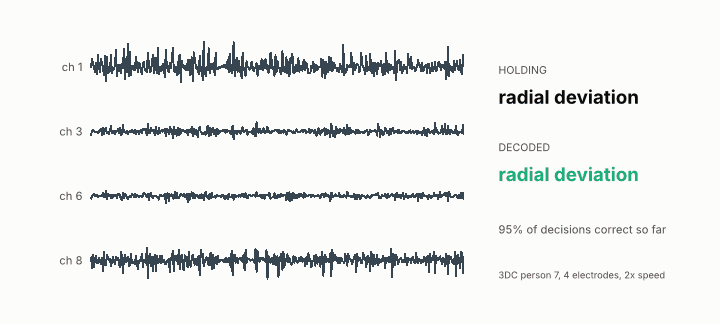
#> input picture docs/figures/demo.gif, 720 x 324 px
$ python render_social_preview.py
#> lines starting #> are read from the running program, lines starting #| are printed output that depends on the picture
"""Render docs/figures/social-preview.png (1280x640), for the repo's Settings > Social preview.

    python scripts/render_social_preview.py

Uses a frame of docs/figures/demo.gif, so render that first.
"""

from __future__ import annotations

from pathlib import Path

from PIL import Image, ImageDraw, ImageFont

ROOT = Path(__file__).resolve().parents[1]
GIF = ROOT / "docs" / "figures" / "demo.gif"
OUT = ROOT / "docs" / "figures" / "social-preview.png"
SURFACE, INK, INK2 = "#fcfcfb", "#0b0b0b", "#52514e"
FRAME = 60  # electrodes all healthy, decoder correct


def font(size: int, bold: bool = False) -> ImageFont.FreeTypeFont | ImageFont.ImageFont:
    import matplotlib

    name = "DejaVuSans-Bold.ttf" if bold else "DejaVuSans.ttf"
    path = Path(matplotlib.get_data_path()) / "fonts" / "ttf" / name
    return ImageFont.truetype(str(path), size)


def main() -> None:
    gif = Image.open(GIF)
#> gif is the input picture: PIL image 720x324 P; mean R, G, B 239, 240.3, 239.7
    gif.seek(FRAME)
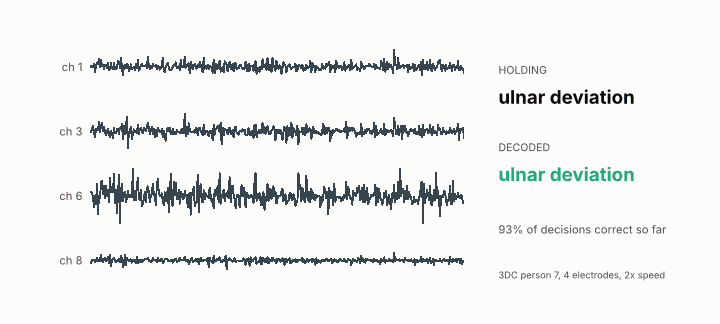
#> gif: PIL image 720x324 RGB; mean R, G, B 239.3, 240.5, 239.9
    frame = gif.convert("RGB")
    frame = frame.crop((0, 30, frame.width, frame.height - 30))  # trim empty margins
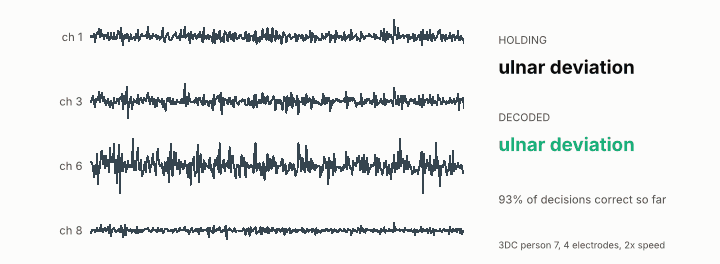
#> frame: PIL image 720x264 RGB; mean R, G, B 236.4, 237.9, 237.4
    canvas = Image.new("RGB", (1280, 640), SURFACE)
    height = 400
    width = round(frame.width * height / frame.height)
#> width = 1091
    frame = frame.resize((width, height), Image.Resampling.LANCZOS)
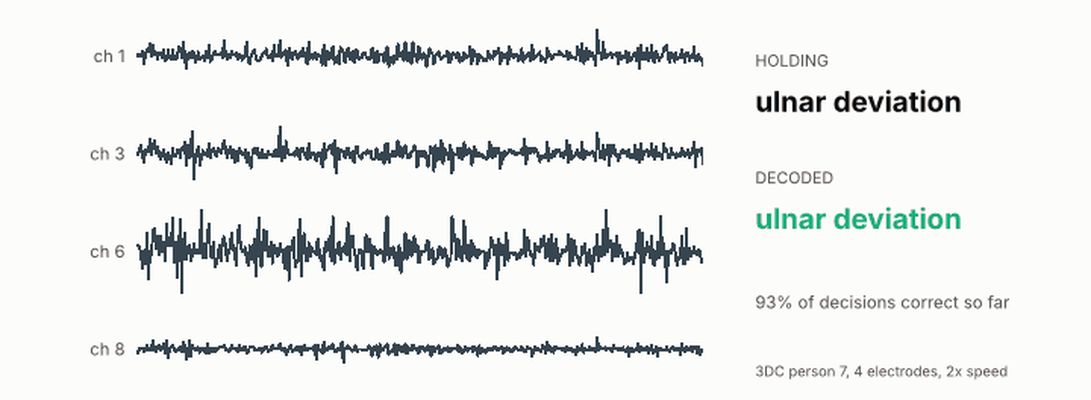
#> frame: PIL image 1091x400 RGB; mean R, G, B 236, 237.5, 237.1
    canvas.paste(frame, ((1280 - width) // 2, 640 - height - 24))
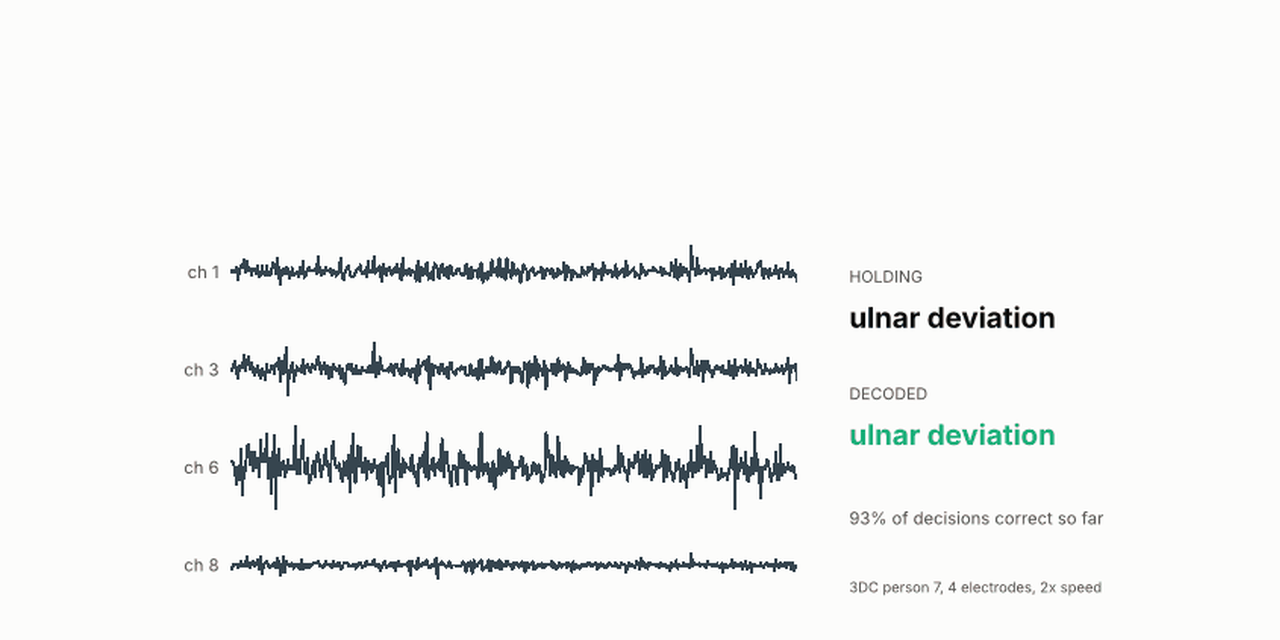
#> canvas: PIL image 1280x640 RGB; mean R, G, B 243.5, 244.3, 243.6
    draw = ImageDraw.Draw(canvas)
    draw.text((64, 40), "myobridge", fill=INK, font=font(64, bold=True))
    draw.text(
        (66, 118),
        "Forearm EMG to hand gestures, live: ESP32 firmware, a Python decoder,\n"
        "and benchmarks on public data",
        fill=INK2,
        font=font(28),
        spacing=8,
    )
    canvas.save(OUT, optimize=True)
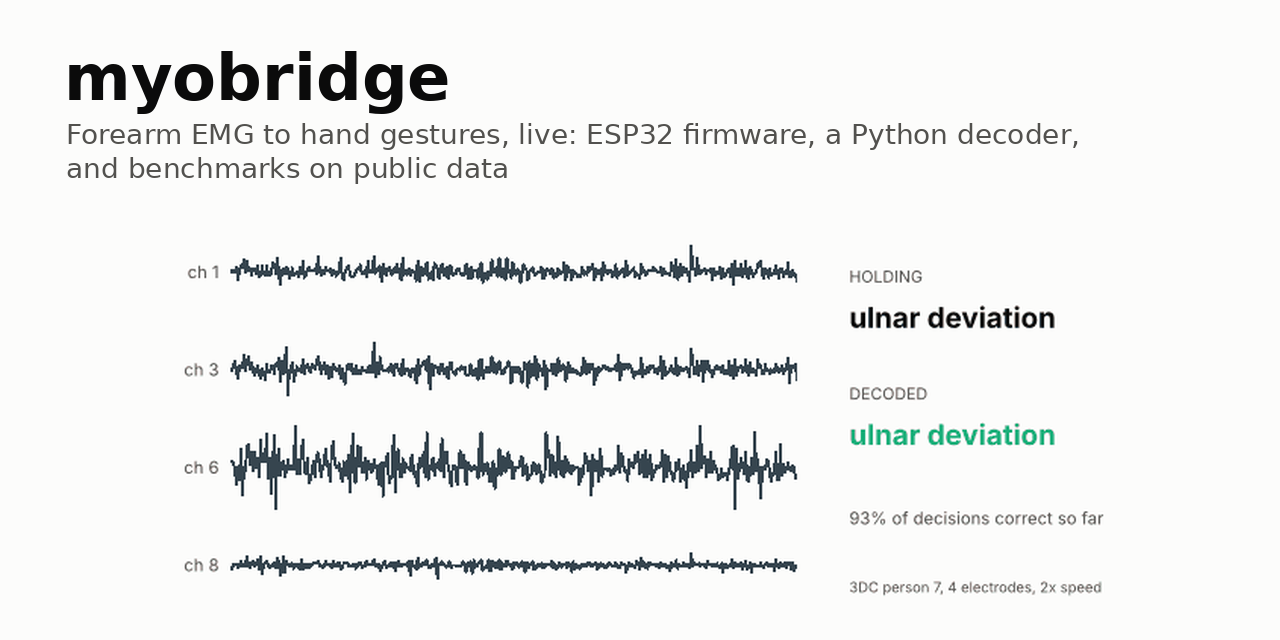
#> saved as social-preview.png: PIL image 1280x640 RGB; mean R, G, B 239.4, 240.2, 239.5
    print(f"wrote {OUT} ({OUT.stat().st_size / 1e3:.0f} kB)")


if __name__ == "__main__":
    main()
